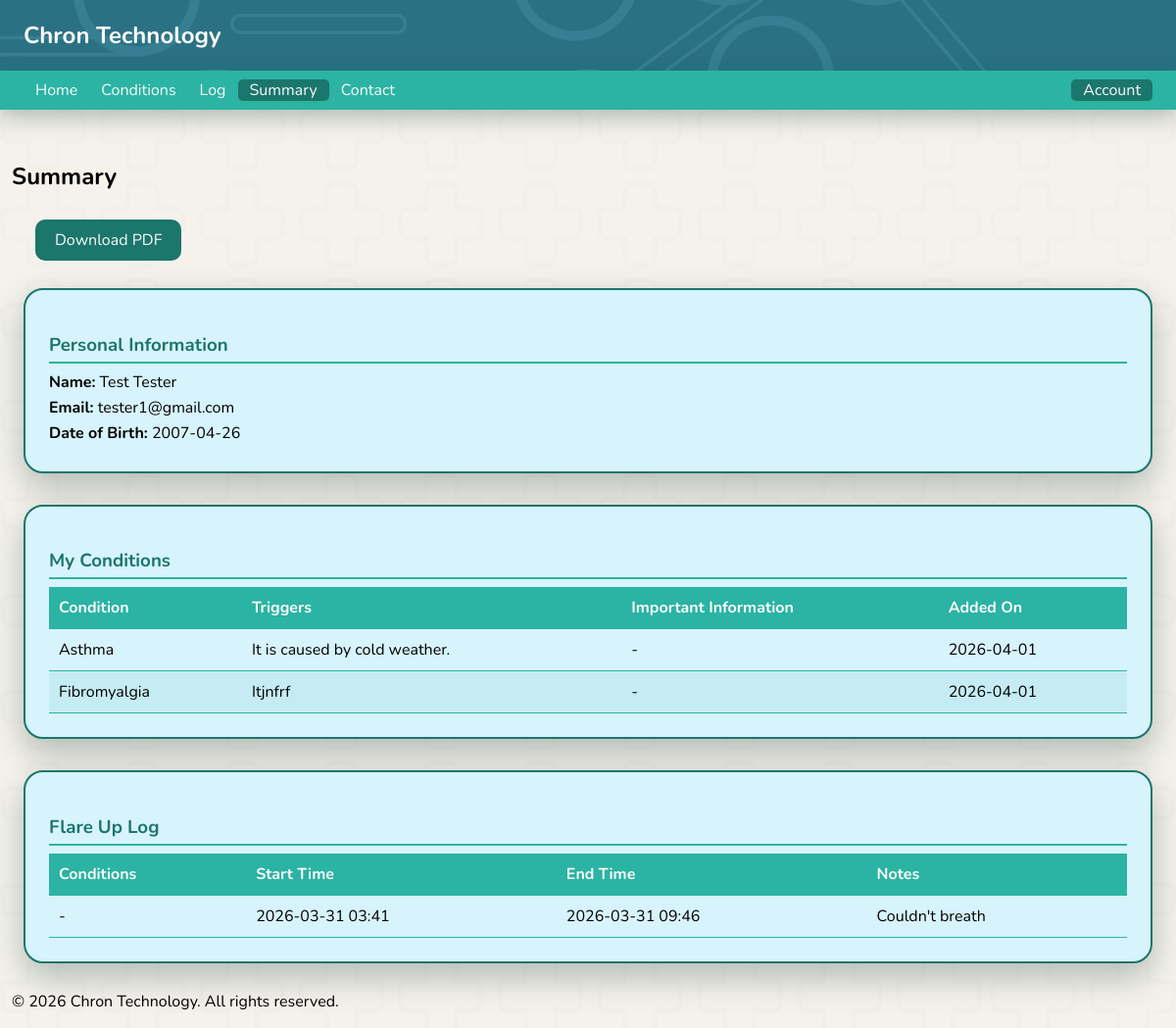
The page /summary (signed in) on the database its author committed.
### tables this page shows
CREATE TABLE users (
        id INTEGER PRIMARY KEY AUTOINCREMENT,
        first_name TEXT NOT NULL,
        last_name TEXT NOT NULL,
        email TEXT UNIQUE NOT NULL,
        password TEXT NOT NULL,
        date_of_birth DATE NOT NULL
    );

CREATE TABLE conditions (
        id INTEGER PRIMARY KEY AUTOINCREMENT,
        user_id INTEGER NOT NULL,
        condition_name TEXT NOT NULL,
        triggers TEXT NULL,
        created_at TIMESTAMP DEFAULT CURRENT_TIMESTAMP, important_information TEXT NULL,
        FOREIGN KEY (user_id) REFERENCES users(id)
    );

CREATE TABLE flare_ups (
        id INTEGER PRIMARY KEY AUTOINCREMENT,
        user_id INTEGER NOT NULL,
        begin_time DATETIME NOT NULL,
        end_time DATETIME NOT NULL,
        flareup_comment TEXT NULL,
        created_at TIMESTAMP DEFAULT CURRENT_TIMESTAMP,
        FOREIGN KEY (user_id) REFERENCES users(id)
    );

### app.py (the view)
@app.route('/summary')
def summary():
    if not session.get('user_id'):
        flash('Please sign in to view your summary.', 'error')
        return redirect('/signin')
    conn = get_user_conn()
    cursor = conn.cursor()
    cursor.execute(
        'SELECT first_name, last_name, email, date_of_birth FROM users WHERE id = ?',
        (session['user_id'],)
    )
    user = cursor.fetchone()
    user_info = {
        'first_name': user[0],
        'last_name': user[1],
        'email': user[2],
        'date_of_birth': user[3]
    }
    cursor.execute(
        'SELECT condition_name, triggers, important_information, created_at FROM conditions WHERE user_id = ? ORDER BY created_at',
        (session['user_id'],)
    )
    conditions = cursor.fetchall()
    cursor.execute(
        'SELECT id, begin_time, end_time, flareup_comment, created_at FROM flare_ups WHERE user_id = ? ORDER BY begin_time DESC',
        (session['user_id'],)
    )
    flare_up_rows = cursor.fetchall()
    flare_up_ids = [row[0] for row in flare_up_rows]
    conditions_map = {}
    if flare_up_ids:
        placeholders = ','.join('?' * len(flare_up_ids))
        cursor.execute(f'''
            SELECT fuc.flare_up_id, c.condition_name
            FROM flare_up_conditions fuc
            JOIN conditions c ON c.id = fuc.condition_id
            WHERE fuc.flare_up_id IN ({placeholders})
        ''', flare_up_ids)
        for fup_id, cname in cursor.fetchall():
            conditions_map.setdefault(fup_id, []).append(cname)
    flare_ups = [(row[1], row[2], row[3], ', '.join(conditions_map.get(row[0], []))) for row in flare_up_rows]
    conn.close()
    return render_template('summary.html', user_info=user_info, conditions=conditions, flare_ups=flare_ups)

### app.py (called while the page is built)
def get_user_conn():
    return sqlite3.connect(USER_DB)

### templates/summary.html (shortened to what this page needs)
<!DOCTYPE html>
<html lang="en">
<head>
    <link rel="stylesheet" href="/static/style.css">
</head>
<body class="index_page">
    <header>
        <nav>
            <h1 class="websitelogo">Chron Technology</h1>
        </nav>
        <div class="topnav">
            <div class="nav-left">
                <a class="notactive_page" href="/">Home</a>
                {% if session.get('user_id') %}
                <a class="notactive_page" href="conditions">Conditions</a>
                <a class="notactive_page" href="log">Log</a>
                <a class="active_page" href="summary">Summary</a>
                <a class="notactive_page" href="contact">Contact</a>
                {% endif %}
            </div>
            <div class="nav-right">
                {% if session.get('user_id') %}
                <div class="dropdown">
                    <span class="dropdown-toggle">Account</span>
                </div>
                {% else %}
                <a class="notactive_page" href="signup">SignUp</a>
                <a class="notactive_page" href="signin">SignIn</a>
                {% endif %}
            </div>
        </div>
    </header>
    <main>
        <section>
            <h2 class="topPageHeadings">Summary</h2>
            <a href="/download_summary" class="download-btn">Download PDF</a>
        </section>
        <div class="summary-container">
            <div class="summary-section">
                <h3>Personal Information</h3>
                <div class="info-grid">
                    <p><strong>Name:</strong> {{ user_info.first_name }} {{ user_info.last_name }}</p>
                    <p><strong>Email:</strong> {{ user_info.email }}</p>
                    <p><strong>Date of Birth:</strong> {{ user_info.date_of_birth }}</p>
                </div>
            </div>
            <div class="summary-section">
                <h3>My Conditions</h3>
                {% if conditions %}
                <table class="summary-table">
                    <thead>
                        <tr>
                            <th>Condition</th>
                            <th>Triggers</th>
                            <th>Important Information</th>
                            <th>Added On</th>
                        </tr>
                    </thead>
                    <tbody>
                        {% for condition in conditions %}
                        <tr>
                            <td>{{ condition[0] }}</td>
                            <td>{{ condition[1] if condition[1] else '-' }}</td>
                            <td>{{ condition[2] if condition[2] else '-' }}</td>
                            <td>{{ condition[3][:10] if condition[3] else '-' }}</td>
                        </tr>
                        {% endfor %}
                    </tbody>
                </table>
                {% else %}
                <p class="no-data">No conditions recorded yet.</p>
                {% endif %}
            </div>
            <div class="summary-section">
                <h3>Flare Up Log</h3>
                {% if flare_ups %}
                <table class="summary-table">
                    <thead>
                        <tr>
                            <th>Conditions</th>
                            <th>Start Time</th>
                            <th>End Time</th>
                            <th>Notes</th>
                        </tr>
                    </thead>
                    <tbody>
                        {% for flare in flare_ups %}
                        <tr>
                            <td>{{ flare[3] if flare[3] else '-' }}</td>
                            <td>{{ flare[0].replace('T', ' ') if flare[0] else '-' }}</td>
                            <td>{{ flare[1].replace('T', ' ') if flare[1] else '-' }}</td>
                            <td>{{ flare[2] if flare[2] else '-' }}</td>
                        </tr>
                        {% endfor %}
                    </tbody>
                </table>
                {% else %}
                <p class="no-data">No flare ups logged yet.</p>
                {% endif %}
            </div>
        </div>
    </main>
    <footer>
        <p>&copy; 2026 Chron Technology. All rights reserved.</p>
    </footer>
</body>
</html>

### static/style.css (style rules this page uses)
body { font-family: 'Nunito', sans-serif; }
header { position: fixed; top: 0; left: 0; width: 100%; z-index: 1000; background-color: #2a7183; background-image: url('/static/images/header_image.png'); background-repeat: no-repeat; background-size: cover; background-position: center; }
.websitelogo { padding-left: 2vw; }
.topPageHeadings { display: block; padding-bottom: 1vh; }
.index_page { background-color: #f5f2ec; background-image: url('/static/images/chron_tech_background.png'); background-repeat: no-repeat; background-size: cover; background-position: center; background-attachment: fixed; min-height: 100vh; display: flex; flex-direction: column; margin: 0; padding-left: 1vw; padding-right: 1vw; }
main { flex: 1; margin-top: 18vh; }
.websitelogo { color: #fafafa; }
.topnav { background-color:#2BB3A3; height: 5vh; display: flex; align-items: center; justify-content: space-between; box-shadow: 0 8px 25px rgba(26, 58, 53, 0.3); }
.nav-left, .nav-right { display: flex; align-items: center; }
.nav-left { padding-left: 2vw; }
.nav-right { padding-right: 2vw; }
.active_page { color: #fafafa; text-decoration: none; padding-left: 1vw; padding-right: 1vw; background-color: #1b766c; border-radius: 5px; }
.notactive_page { color: #fafafa; text-decoration: none; padding-left: 1vw; padding-right: 1vw; }
.dropdown { position: relative; }
.dropdown-toggle { color: #fafafa; cursor: pointer; padding: 0 1vw; border-radius: 5px; background-color: #1b766c; }
.summary-section { margin-top: 2vh; }
.summary-container { display: flex; flex-direction: column; gap: 2vh; padding: 1vw; }
.summary-section { border: 2px solid #1b766c; border-radius: 20px; background-color: rgb(215, 243, 252); padding: 2vw; box-shadow: 0 14px 35px rgba(26, 58, 53, 0.3); }
.summary-section h3 { color: #1b766c; margin-bottom: 1vh; border-bottom: 2px solid #2BB3A3; padding-bottom: 0.5vh; }
.info-grid p { margin: 0.5vh 0; }
.summary-table { width: 100%; border-collapse: collapse; margin-top: 1vh; }
.summary-table th, .summary-table td { padding: 10px; text-align: left; border-bottom: 1px solid #2BB3A3; }
.summary-table th { background-color: #2BB3A3; color: #fafafa; }
.summary-table tr:nth-child(even) { background-color: rgba(43, 179, 163, 0.1); }
.download-btn { display: inline-block; background-color: #1b766c; color: #fafafa; padding: 10px 20px; border-radius: 10px; text-decoration: none; margin-left: 2vw; transition: background-color 0.3s; }
section h2 { display: inline; }

### rows shown on the page
users: first_name "Test", last_name "Tester", email "tester1@gmail.com", date_of_birth "2007-04-26"
conditions: condition_name "Asthma", triggers "It is caused by cold weather.", condition "-", created_at "2026-04-01"
conditions: condition_name "Fibromyalgia", triggers "Itjnfrf", condition "-", created_at "2026-04-01"
flare_ups: flare "-", begin_time "2026-03-31 03:41", end_time "2026-03-31 09:46", flareup_comment "Couldn't breath"
